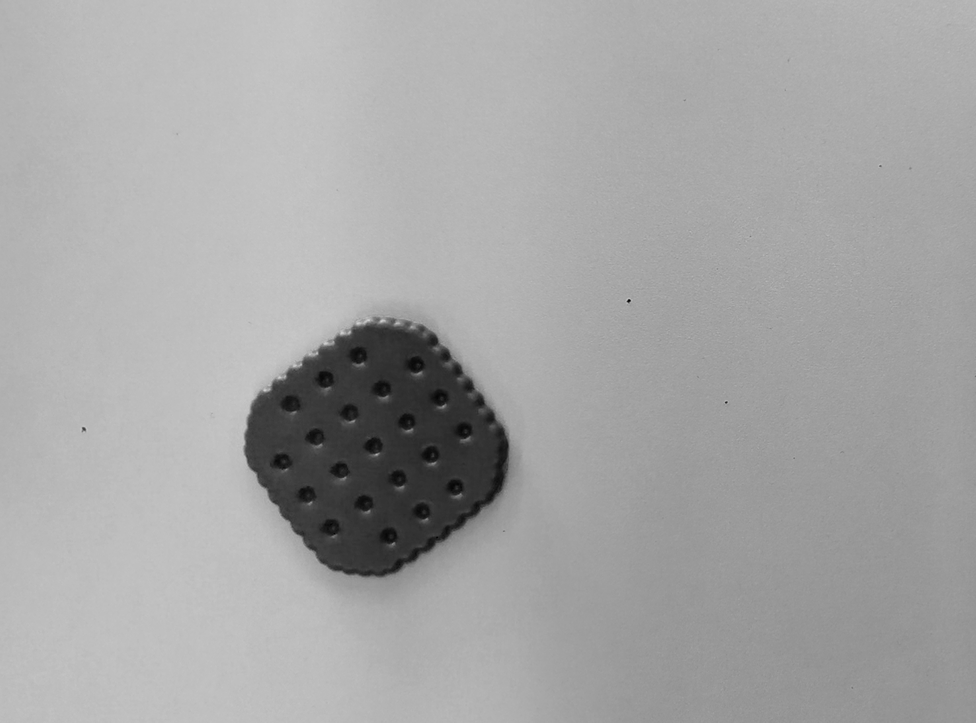
#> input picture BasedOnPython/OpenCV/ContourMoments/00.bmp, 976 x 723 px, shrunk from 1904 x 1411 before the run
$ python moment.py
#> lines starting #> are read from the running program, lines starting #| are printed output that depends on the picture; after the words box and inside, x2 and y2 are one past the last pixel; in counts of white or black regions, pixels touching at a corner belong together
import matplotlib.pyplot as plt
import numpy as np
import cv2 as cv


numRow = 1
numCol = 2
plt.figure()

# 原始图像
imgRaw = cv.imread('00.bmp', cv.IMREAD_GRAYSCALE)
#> imgRaw is the input picture: shape (723, 976); min 0, max 208, mean 165.3
plt.subplot(numRow, numCol, 1)
plt.title('Raw')
plt.imshow(imgRaw, cmap ='gray')

#二值化
_, imgBinary = cv.threshold(imgRaw, 0, 255, cv.THRESH_BINARY_INV | cv.THRESH_OTSU)
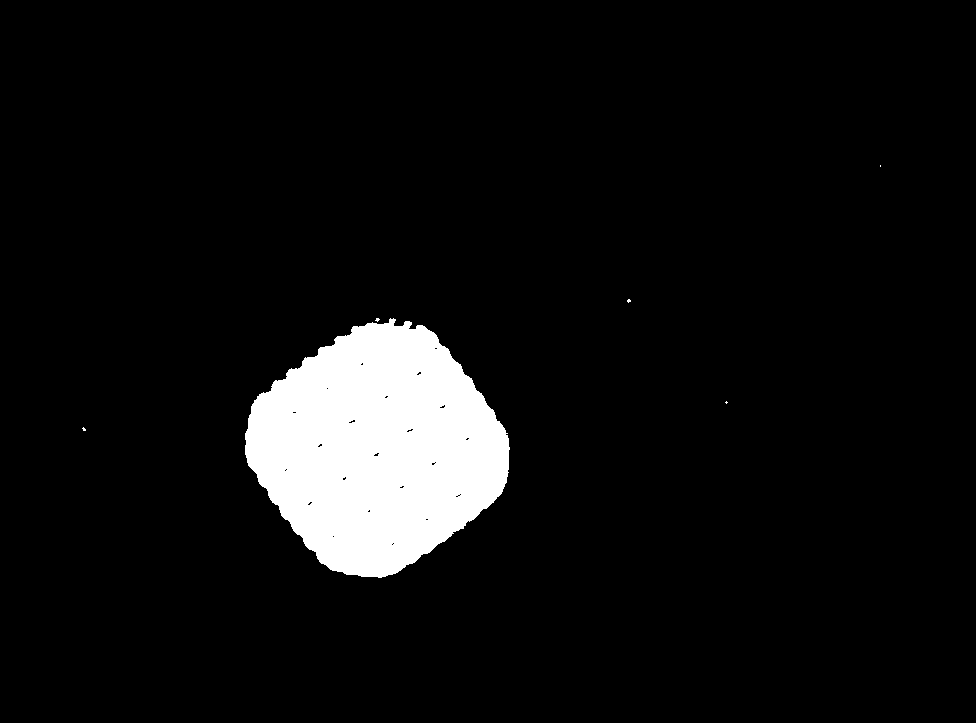
#> imgBinary: shape (723, 976); 6.7% white; 6 white regions (5 under 20 px)
plt.subplot(numRow, numCol, 2)
plt.title('Binary')
plt.imshow(imgBinary, cmap ='gray')

contours, hierarchy	= cv.findContours(imgBinary, cv.RETR_EXTERNAL, cv.CHAIN_APPROX_SIMPLE)
#> contours = 6 contours, 5 with area under 20; largest, box (x1, y1, x2, y2) and area: (245, 318, 510, 578) 47228

for contour in contours:
    area = cv.contourArea(contour)
    if area < 200:
        continue
    moments = cv.moments(contour, False)
    hu_moments = cv.HuMoments(moments)

    print(moments);
    print(hu_moments);
#> this loop made 6 passes
#> area on pass 3: 47228.5
#> (printed output is left out)

plt.show()
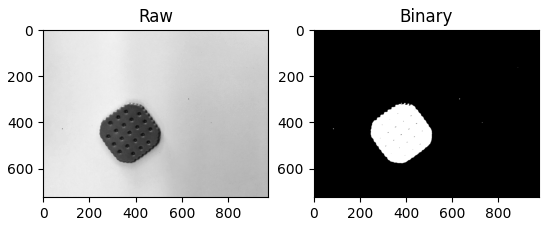
#> figure drawn by matplotlib, 2 panels
